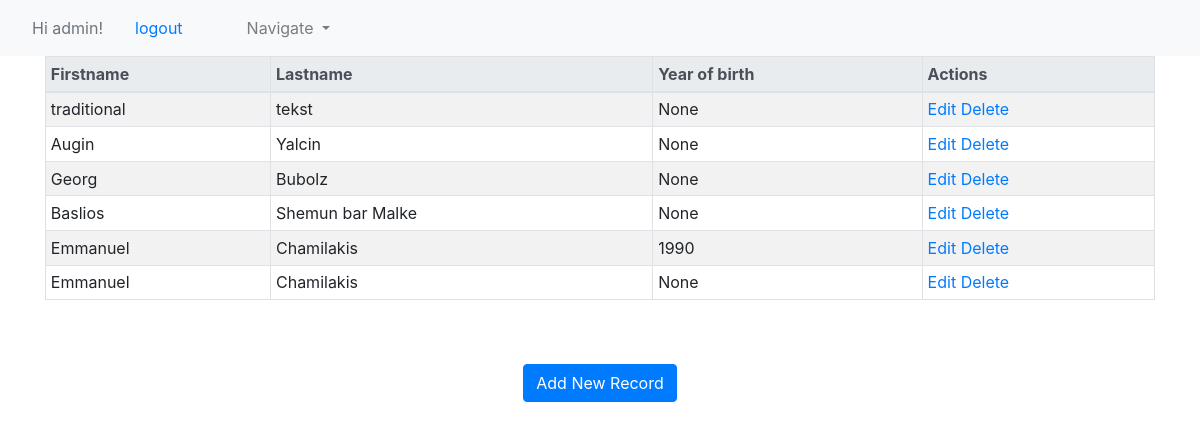
The page /author/show/ (signed in) on the database its author committed.
### publications/models.py (models this page shows, shortened)
class Author(models.Model):
    firstname = models.CharField(max_length=100, blank=True)
    lastname = models.CharField(max_length=100, blank=True)
    year_of_birth = models.IntegerField(('year_of_birth'), blank=True, null=True, validators=[MinValueValidator(MINIMUM_YEAR), max_value_current_year])

### publications/views.py (the view)
# urls.py: path('author/show/', login_required(views.AuthorShow.as_view()), name='author-show'),
class AuthorShow(ListView):
    model = Author
    template_name = 'publications/author_show.html'
    context_object_name = 'authors'

### publications/templates/publications/author_show.html
{% extends "base.html" %}
{% block content %}
<table class="table table-striped table-bordered table-sm">
    <thead class="thead-light">
    <tr>
        <th>Firstname </th>
        <th>Lastname</th>
        <th>Year of birth</th>
        <th>Actions</th>
    </tr>
    </thead>
    <tbody>
{% for author in authors %}
    <tr>
        <td>{{ author.firstname }}</td>
        <td>{{ author.lastname }}</td>
        <td>{{ author.year_of_birth }}</td>
        <td>
            <a href="/author/{{ author.id }}/edit"><span class="glyphicon glyphicon-pencil" >Edit</span></a>
            <a href="/author/{{ author.id }}/delete">Delete</a>
        </td>
    </tr>
{% endfor %}
    </tbody>
</table>
<br>
<br>
<center><a href="/author/new" class="btn btn-primary">Add New Record</a></center>
{% endblock %}

### templates/base.html (shortened to what this page needs)
{% load staticfiles %}
<!DOCTYPE html>
<html>
    <head>
        <link rel="stylesheet" href="https://stackpath.bootstrapcdn.com/bootstrap/4.4.1/css/bootstrap.min.css">
    </head>
    <body>
    <nav class="navbar navbar-expand-lg navbar-light bg-light">
        {% if user.is_authenticated %}
        <div class="nav-link disabled">
            Hi {{ user.username }}!
        </div>
        <a class="nav-link" href="{% url 'logout' %}">logout</a>
        {% else %}
        <div class="nav-link">
            You are not logged in:
        <a href="{% url 'login' %}">login</a>
        </div>
        {% endif %}
    <ul class="navbar-nav mr-auto">
    <ul class="nav-item dropdown">
        <a class="nav-link dropdown-toggle" href="#" id="navbarDropdown" role="button" data-toggle="dropdown" aria-haspopup="true" aria-expanded="false">
              Navigate
        </a>
    </ul>
    </ul>
    </nav>
   <div class="container">
      <div class="row">
        <div class="col-sm">
        {% block content %}{% endblock content %}
        </div>
      </div>
    </div>
    </body>
</html>

### rows shown on the page
Author: firstname "traditional", lastname "tekst", year_of_birth "None"
Author: firstname "Augin", lastname "Yalcin", year_of_birth "None"
Author: firstname "Georg", lastname "Bubolz", year_of_birth "None"
Author: firstname "Baslios", lastname "Shemun bar Malke", year_of_birth "None"
Author: firstname "Emmanuel", lastname "Chamilakis", year_of_birth "1990"
Author: firstname "Emmanuel", lastname "Chamilakis", year_of_birth "None"

### other values the page prints
{{ user.username }} "admin"
